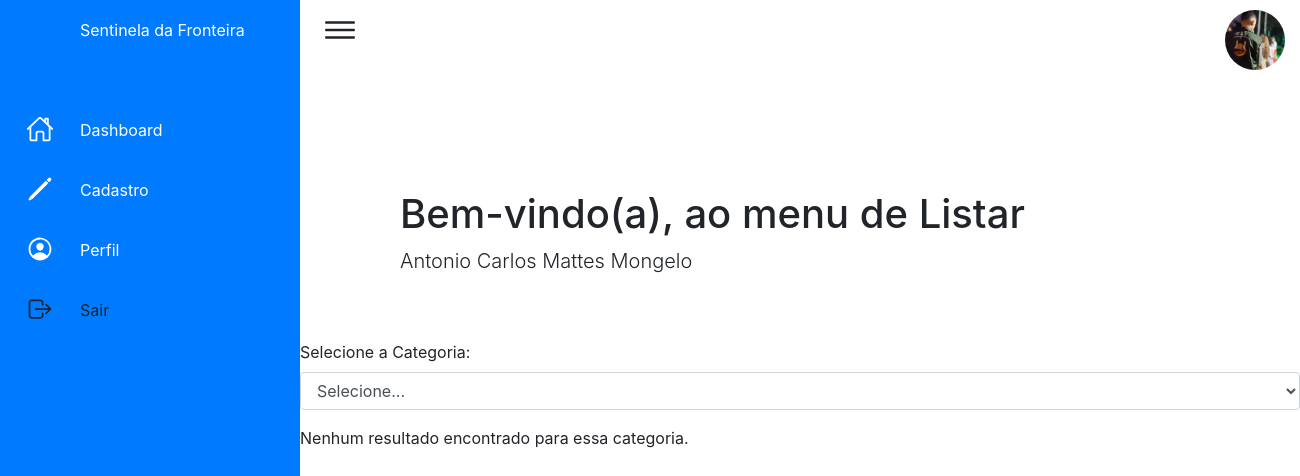
/coordenador/form/lista.php (signed in), run on the app's committed database.
### tables this page shows
CREATE TABLE IF NOT EXISTS `usuario` (
  `id_usuario` int NOT NULL AUTO_INCREMENT,
  `statuss` int DEFAULT NULL,
  `nome` varchar(255) DEFAULT NULL,
  `email` varchar(255) DEFAULT NULL,
  `datas` date DEFAULT NULL,
  `CPF` varchar(14) DEFAULT NULL,
  `RG` varchar(11) DEFAULT NULL,
  `categoria` varchar(255) NOT NULL,
  `senha` varchar(255) DEFAULT NULL,
  `telefone` varchar(11) DEFAULT NULL,
  `matricula` varchar(255) DEFAULT NULL,
  `imagem` varchar(255) NOT NULL,
  `genero` varchar(255) NOT NULL,
  `endereco` varchar(255) NOT NULL,
  `responsavel` varchar(255) NOT NULL,
  `data_entrada` date NOT NULL,
  `tele_respon` varchar(11) NOT NULL,
  `idade` varchar(2) NOT NULL,
  `nom_dan` varchar(255) NOT NULL,
  PRIMARY KEY (`id_usuario`),
  KEY `id_usuario` (`id_usuario`) USING BTREE
);

### coordenador/form/lista.php (the view, shortened to what this page needs)
<?php
include ("conexao.php");
$sql = "SELECT * FROM usuario WHERE id_usuario = " . $_SESSION['id_usuario'];
$resultado = mysqli_query($conexao, $sql);
$dados = mysqli_fetch_assoc($resultado);
?>
<!DOCTYPE html>
<html lang="en">
<head>
    <link rel="stylesheet" href="formulario/css/index.css">
    <link rel="stylesheet" href="https://stackpath.bootstrapcdn.com/bootstrap/4.5.2/css/bootstrap.min.css">
    <link rel="stylesheet" href="https://cdn.jsdelivr.net/npm/sweetalert2@10">
</head>
<body>
    <div class="navigation">
        <ul>
            <li>
                <a href="#">
                    <span class="icon">
                        <ion-icon name="##"></ion-icon>
                    </span>
                    <span class="title"> Sentinela da Fronteira </span>
                </a>
            </li>
            <li>
                <a href="../dashboard.php">
                    <span class="icon">
                        <ion-icon name="home-outline"></ion-icon>
                    </span>
                    <span class="title">Dashboard</span>
                </a>
            </li>
            <li>
                <a href="index.php">
                    <span class="icon">
                        <ion-icon name="pencil-outline"></ion-icon>
                    </span>
                    <span class="title">Cadastro</span>
                </a>
            </li>
            <li>
                <a href="../perfil.php">
                    <span class="icon">
                        <ion-icon name="person-circle-outline"></ion-icon>
                    </span>
                    <span class="title">Perfil</span>
                </a>
            </li>
            <li>
                <a onclick="confirmLogout()">
                    <span class="icon">
                        <ion-icon name="log-out-outline"></ion-icon>
                    </span>
                    <span class="title">Sair</span>
                </a>
            </li>
        </ul>
    </div>
    <div class="main">
        <div class="topbar">
            <div class="toggle">
                <ion-icon name="menu-outline"></ion-icon>
            </div>
        </div>
        <div class="user">
            <img src="../../img/<?php echo $dados['imagem'] ?>" alt="">
        </div>
        <section class="py-5">
            <div class="containerrr">
                <br>
                <br>
                <br>
                <h1 class="fw-light">Bem-vindo(a), ao menu de Listar</h1>
                <p class="lead">
                    <?php echo $dados['nome'] ?>
                </p>
            </div>
        </section>
        <form method="GET">
    <div class="form-group">
        <label for="categoria">Selecione a Categoria:</label>
        <select class="form-control" id="categoria" name="categoria" onchange="this.form.submit()">
            <option value="">Selecione...</option>
        </select>
    </div>
</form>
        <?php
        if (isset($_GET['categoria']) && !empty($_GET['categoria'])) {
            $status = $conexao->real_escape_string($_GET['categoria']);
            $sql = "SELECT * FROM usuario WHERE statuss = '$status'";
            $result = $conexao->query($sql);
            if ($result) {
                if ($result->num_rows > 0) {
                    echo ' <div class="formato"><table class="table table-striped">
                    <thead class="thead-info">
                        <tr>
                            <th>ID</th>
                            <th>Nome</th>
                            <th>Email</th>
                            <th>CPF</th>
                            <th>Ações</th>
                        </tr>
                    </thead>
                    <tbody>';
            while ($row = $result->fetch_assoc()) {
                echo '<tr>';
                echo "<td>" . $row['id_usuario'] . "</td>";
                echo "<td>" . $row['nome'] . "</td>";
                echo "<td>" . $row['email'] . "</td>";
                echo "<td>" . $row['CPF'] . "</td>";
                echo "<td>
                        <a href='codigo/formEdit.php?id_usuario=" . $row['id_usuario'] .
                                "&nome=" . $row['nome'] .
                                "&email=" . $row['email'] .
                                "&CPF=" . $row['CPF'] . "'>
                            <img src='formulario/img/lapis.png' width='20' height='20' alt='Editar'>
                        </a>
                        <a href='formExcluir.php?id_usuario=" . $row['id_usuario'] .
                                "&nome=" . $row['nome'] .
                                "&email=" . $row['email'] .
                                "&CPF=" . $row['CPF'] . "' onclick='return confirmDelete(event)'>
                            <img src='formulario/img/lixeira.png' width='20' height='20' alt='Excluir'>
                        </a>
                    </td>";
                echo '</tr>';
            }
            echo '</tbody>
                </table> </div>';
                } else {
                    echo 'Nenhum resultado encontrado para essa categoria.';
                }
            } else {
                echo 'Erro na consulta: ' . $conexao->error;
            }
            $conexao->close();
        } else {
            echo 'Nenhum resultado encontrado para essa categoria.';
        }
        ?>
</body>
</html>

### coordenador/form/formulario/css/index.css (style rules this page uses)
* { margin: 0; padding: 0; box-sizing: border-box; }
body { min-height: 100vh; overflow-x: hidden; }
.containerrr { position: relative; width: 100%; left: 10%; }
:root { --background-dark: #13327a; --text-light: rgba(255, 255, 255, 0.6); --text-lighter: rgba(255, 255, 255, 0.9); --spacing-s: 8px; --spacing-m: 16px; --spacing-l: 24px; --spacing-xl: 32px; --spacing-xxl: 64px; --width-container: 1200px; --blue: #2d3548; --white: #fff; --gray: #f5f5f5; --black1: #222; --black2: #999; }
.navigation { position: fixed; width: 300px; height: 100%; background: var(--blue); border-left: 10px solid var(--blue); transition: 0.5s; overflow: hidden; }
.navigation ul { position: absolute; top: 0; left: 0; width: 100%; }
.navigation ul li { position: relative; width: 100%; list-style: none; border-top-left-radius: 30px; border-bottom-left-radius: 30px; }
.navigation ul li:nth-child(1) { margin-bottom: 40px; pointer-events: none; }
.navigation ul li a { position: relative; display: block; width: 100%; display: flex; text-decoration: none; color: var(--white); }
.navigation ul li a .icon { position: relative; display: block; min-width: 60px; height: 60px; line-height: 75px; text-align: center; }
.navigation ul li a .icon ion-icon { font-size: 1.75rem; }
.navigation ul li a .title { position: relative; display: block; padding: 0 10px; height: 60px; line-height: 60px; text-align: start; white-space: nowrap; }
.main { position: absolute; width: calc(100% - 300px); left: 300px; min-height: 100vh; background: var(--white); transition: 0.5s; }
.topbar { width: 100%; height: 60px; display: flex; justify-content: space-between; align-items: center; padding: 0 10px; }
.toggle { position: relative; width: 60px; height: 60px; display: flex; justify-content: center; align-items: center; font-size: 2.5rem; cursor: pointer; }
.user { position: relative; width: 60px; height: 60px; left: 92.5%; margin-top: -5%; border-radius: 50%; overflow: hidden; cursor: pointer; }
.user img { position: absolute; top: 0; left: 0; width: 100%; height: 100%; object-fit: cover; }

### data on the page
usuario: imagem (picture), nome "Antonio Carlos Mattes Mongelo"
